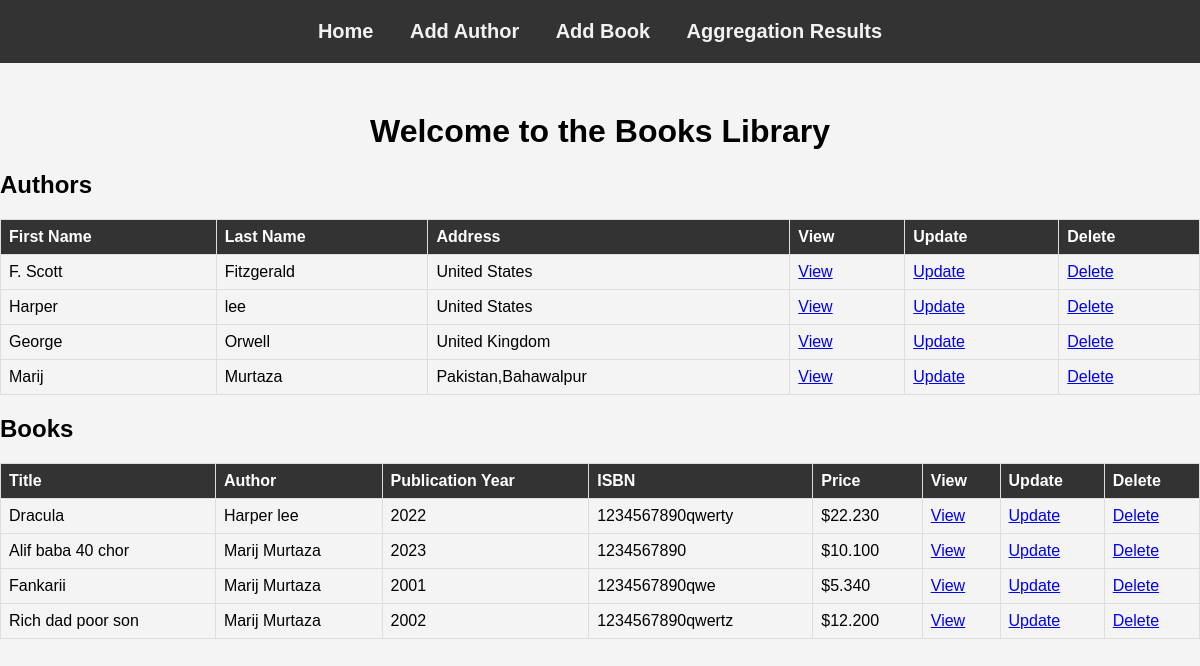
The page / on the database its author committed.
### library/models.py (models this page shows, shortened)
class Author(models.Model):
    frist_name = models.CharField(max_length=200)
    last_name = models.CharField(max_length=200)
    address = models.CharField(max_length=200)
    def __str__(self):
        return f"{self.frist_name} {self.last_name}"

class Book(models.Model):
    title = models.CharField(max_length = 256, unique=True)
    author = models.ForeignKey(Author , on_delete = models.CASCADE , blank = False , null = False)
    publication_year = models.IntegerField()
    isbn = models.CharField(max_length=100)
    price = models.DecimalField(max_digits= 50 , decimal_places = 3 )

### library/views.py (the view)
# urls.py: 2. Add a URL to urlpatterns:  path('', views.home, name='home')
def home(request):
    authors = Author.objects.all()
    books = Book.objects.all()
    context = {'authors': authors, 'books': books , }
    return render(request, 'home.html', context)

### library/templates/home.html (shortened to what this page needs)
<!DOCTYPE html>
<html lang="en">
<head>
</head>
<body>
   {%  include 'navbar.html' %}
    <h1>Welcome to the Books Library</h1>
    <h2>Authors</h2>
    <table>
        <thead>
            <tr>
                <th>First Name</th>
                <th>Last Name</th>
                <th>Address</th>
                <th>View</th>
                <th>Update</th>
                <th>Delete</th>
            </tr>
        </thead>
        <tbody>
            {% for author in authors %}
                <tr>
                    <td>{{ author.frist_name }}</td>
                    <td>{{ author.last_name }}</td>
                    <td>{{ author.address }}</td>
                    <td><a href="{% url 'authordetails' author.id %}" >View</a></td>
                    <td><a href="{% url 'authorupdate' author.id %}">Update</a></td>
                    <td><a href="{% url 'authordelete' author.id %}">Delete</a></td>
                </tr>
            {% endfor %}
        </tbody>
    </table>
    <h2>Books</h2>
    <table>
        <thead>
            <tr>
                <th>Title</th>
                <th>Author</th>
                <th>Publication Year</th>
                <th>ISBN</th>
                <th>Price</th>
                <th>View</th>
                <th>Update</th>
                <th>Delete</th>
            </tr>
        </thead>
        <tbody>
            {% for book in books %}
                <tr>
                    <td>{{ book.title }}</td>
                    <td>{{ book.author }}</td>
                    <td>{{ book.publication_year }}</td>
                    <td>{{ book.isbn }}</td>
                    <td>${{ book.price }}</td>
                    <td><a href="{% url 'bookdetails' book.id %}" >View</a></td>
                    <td><a href="{% url 'updatebook' book.id %}">Update</a></td>
                    <td><a href="{% url 'deletebook' book.id %}">Delete</a></td>
                </tr>
            {% endfor %}
        </tbody>
    </table>
</body>
</html>

### library/templates/navbar.html (shortened to what this page needs)
<!DOCTYPE html>
<html lang="en">
<head>
</head>
<body>
    <nav>
        <a href="{% url 'home' %}">Home</a>
        <a href="{% url 'authorform' %}">Add Author</a>
        <a href="{% url 'bookform' %}">Add Book</a>
        <a href="{% url 'aggregation' %}">Aggregation Results</a>
    </nav>
</body>
</html>

### library/templates/home.html (style rules this page uses)
body { font-family: Arial, sans-serif; background-color: #f4f4f4; padding: 20px; }
h1 { text-align: center; }
ul, table { list-style-type: none; padding: 0; margin: 0; border-collapse: collapse; width: 100%; }
li, th, td { border: 1px solid #ddd; padding: 8px; text-align: left; }
th { background-color: #333; color: white; }

### library/templates/navbar.html (style rules this page uses)
body { font-family: Arial, sans-serif; margin: 0; padding: 0; }
nav { background-color: #333; overflow: hidden; text-align: center; }
nav a { display: inline-block; color: #f2f2f2; text-align: center; padding: 20px 16px; font-weight: bold; font-size: 20px; text-decoration: none; }
h1 { text-align: center; margin-top: 50px; }

### rows shown on the page
Author: frist_name "F. Scott", last_name "Fitzgerald", address "United States"
Author: frist_name "Harper", last_name "lee", address "United States"
Author: frist_name "George", last_name "Orwell", address "United Kingdom"
Author: frist_name "Marij", last_name "Murtaza", address "Pakistan,Bahawalpur"
Book: title "Dracula", author "Harper lee", publication_year "2022", isbn "1234567890qwerty", price "22.230"
Book: title "Alif baba 40 chor", author "Marij Murtaza", publication_year "2023", isbn "1234567890", price "10.100"
Book: title "Fankarii", author "Marij Murtaza", publication_year "2001", isbn "1234567890qwe", price "5.340"
Book: title "Rich dad poor son", author "Marij Murtaza", publication_year "2002", isbn "1234567890qwertz", price "12.200"
